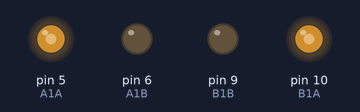
A sketch run on a simulated Arduino Uno, built with avr-gcc and run on an emulated ATmega328P. On the bench: output pins drawn as LEDs (lit = HIGH).

Above: at 0.05 s.
At 2.05 s:
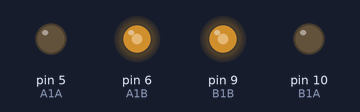
At 4.0 s:
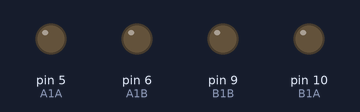
Timing chart, 0 to 5.2 s (numbered marks = the images above):
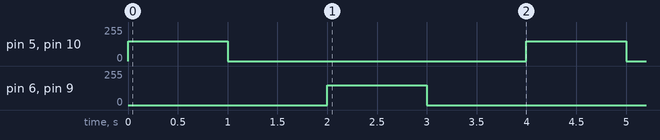

Measured:
- by itself, pin 5 (A1A), pin 6 (A1B), pin 9 (B1B), pin 10 (B1A): alternates 150/255 for 1.0 s and 0/255 for 3.0 s

The sketch:

ejemploAmbosMotoresSesion1.ino
```cpp
#define A1A 5
#define A1B 6
#define B1A 10
#define B1B 9


void setup() {
  // put your setup code here, to run once:
  pinMode(A1A  , OUTPUT);
  pinMode(A1B  , OUTPUT);
  pinMode(B1A  , OUTPUT);
  pinMode(B1B  , OUTPUT);
}


void loop() {
  // put your main code here, to run repeatedly
  analogWrite(A1A, 150);
  analogWrite(A1B, 0);
  analogWrite(B1A, 150);
  analogWrite(B1B, 0);
  delay(1000);
  analogWrite(A1A, 0);
  analogWrite(A1B, 0);
  analogWrite(B1A, 0);
  analogWrite(B1B, 0);
  delay(1000);
  analogWrite(A1A, 0);
  analogWrite(A1B, 150);
  analogWrite(B1A, 0);
  analogWrite(B1B, 150);
  delay(1000);
  analogWrite(A1A, 0);
  analogWrite(A1B, 0);
  analogWrite(B1A, 0);
  analogWrite(B1B, 0);
  delay(1000);
}
```
